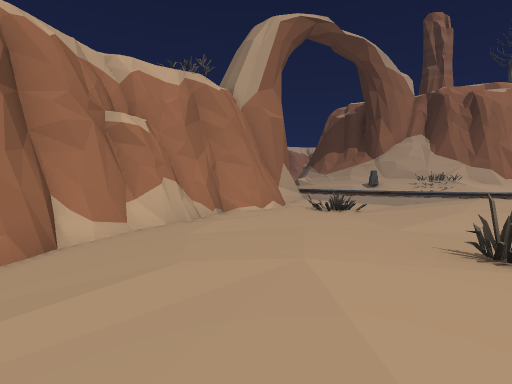
[1] (above)

24 first-person views from a walk through a 3-D level made in the Unity game engine. The camera is 1.4 m above the floor, tilts 2° down and sees 80° across. Doors are open. The floor is counted in squares, 2 m on a side. Each view is taken from the middle of a square. On the plan, view 1 faces up. The plan holds only what a view shows up to about 10 squares ahead; the rest is blank. The place goes on beyond the plan. Some surface patterns are stand-ins.

[2]
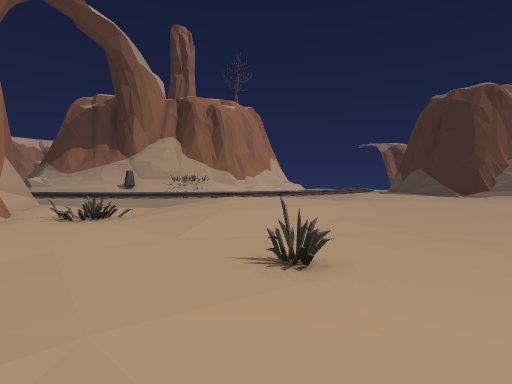

[3]
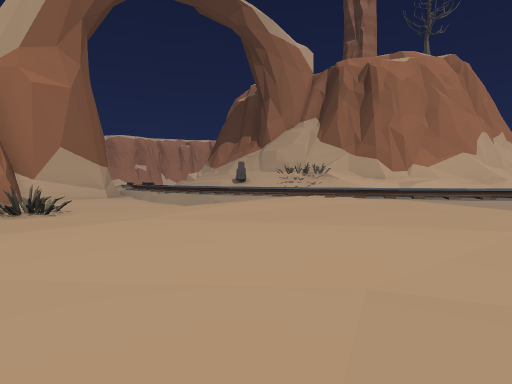

[4]
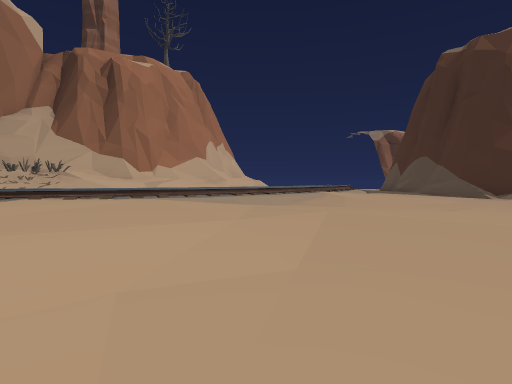

[5]
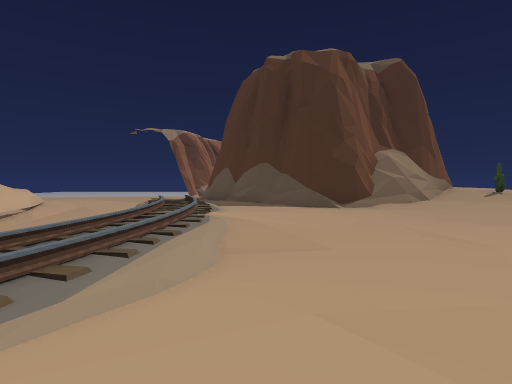

[6]
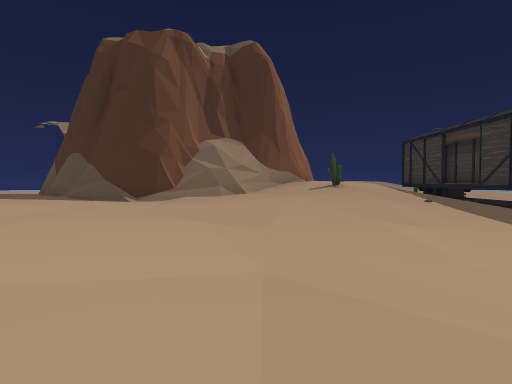

[7]
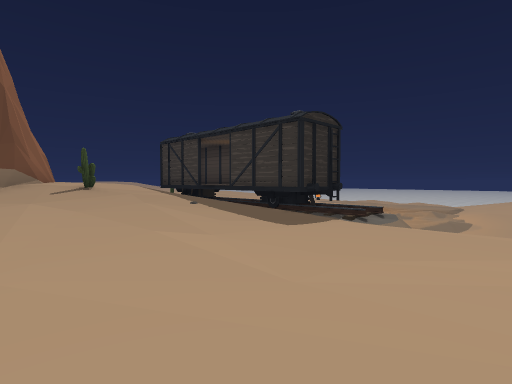

[8]
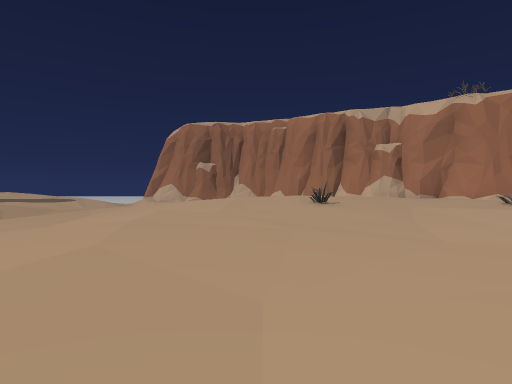

[9]
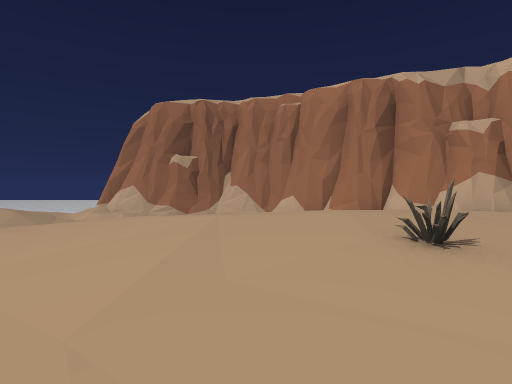

[10]
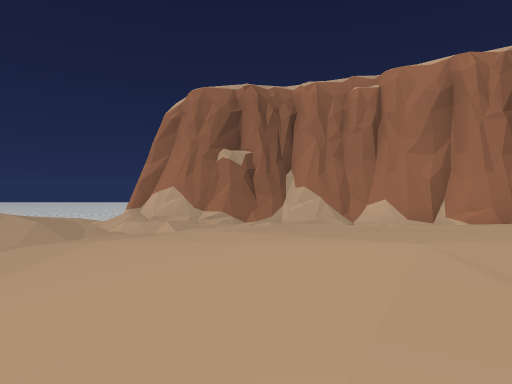

[11]
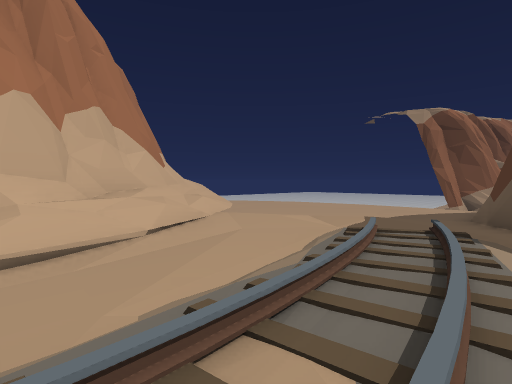

[12]
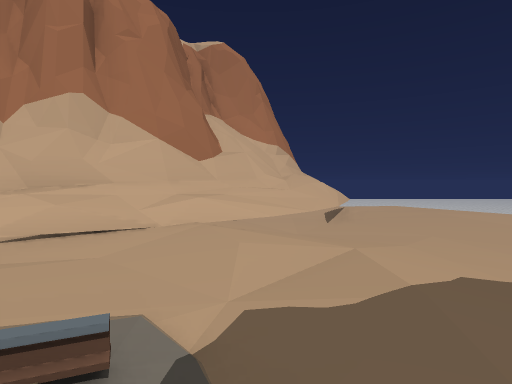

[13]
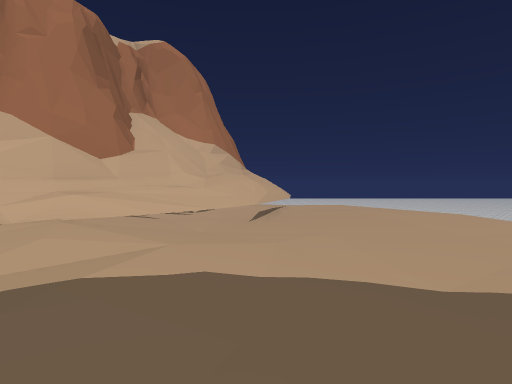

[14]
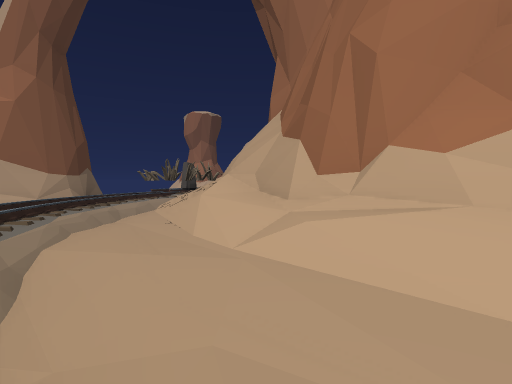

[15]
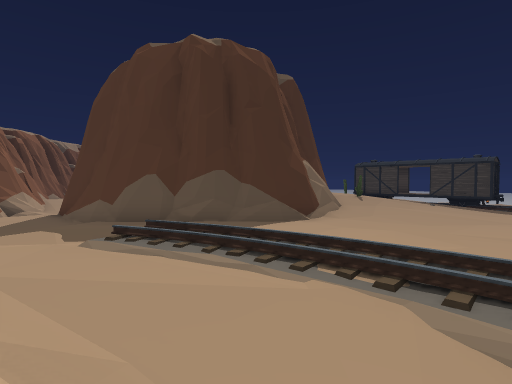

[16]
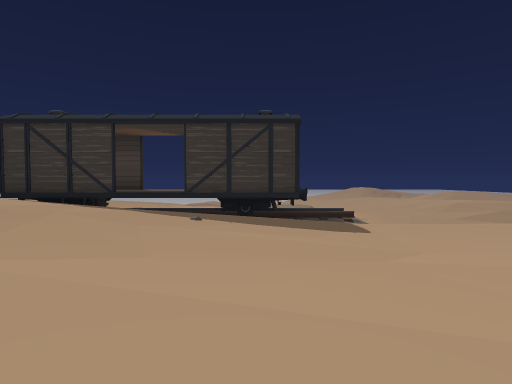

[17]
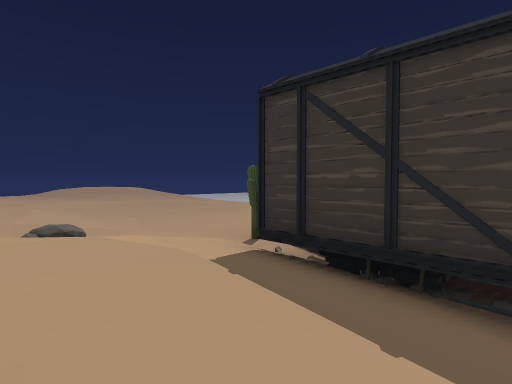

[18]
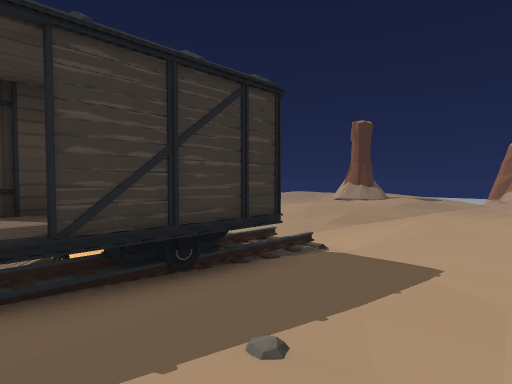

[19]
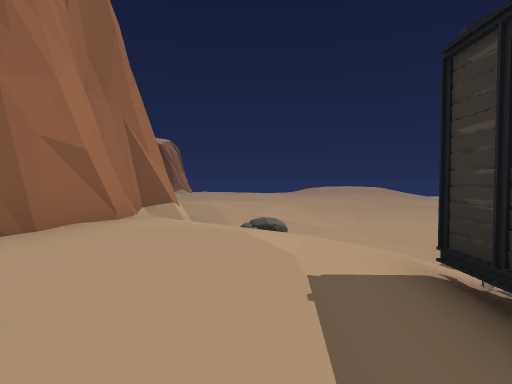

[20]
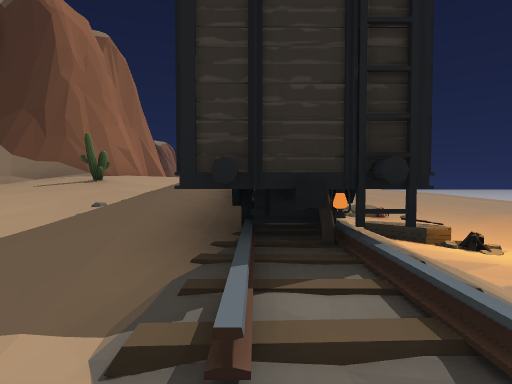

[21]
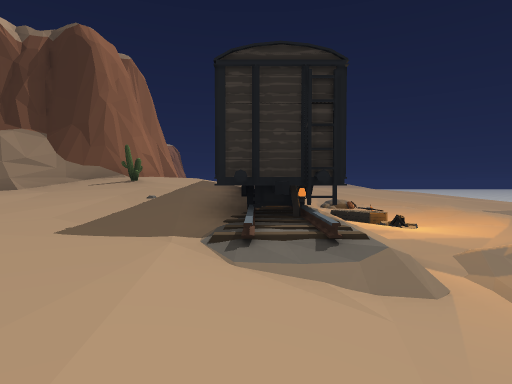

[22]
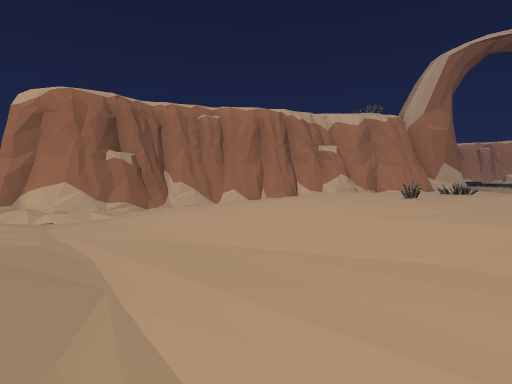

[23]
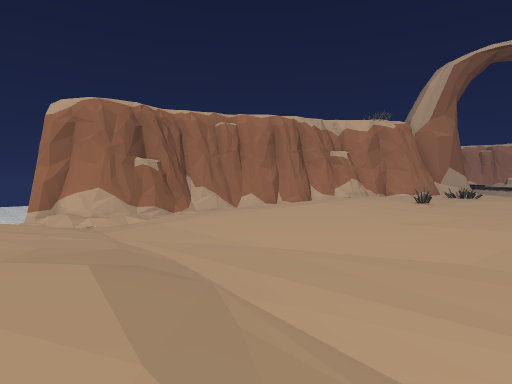

[24]
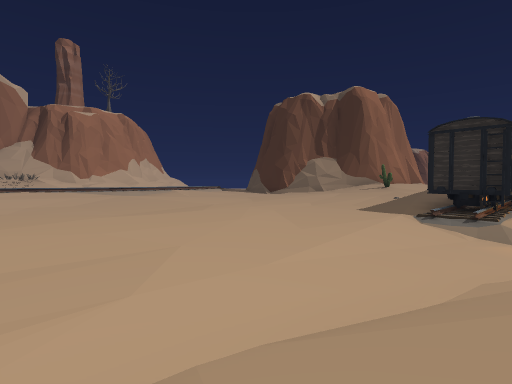

### Floor plan
Key: @ floor where view 1 was taken; # wall or solid block; x gap in a wall; . main floor; : floor 0.25 m higher than the main floor; - floor 0.25 m lower than the main floor; + floor 0.5 m higher than the main floor; _ floor 0.5 m lower than the main floor; * floor 0.75 m higher than the main floor; < floor 0.75 m lower than the main floor; % floor 1 m higher than the main floor; ( floor 1 m lower than the main floor; & floor 1.25 m higher than the main floor; ! floor 1.25 m lower than the main floor; / step, stairs or slope; D open door; = window, fence, low wall or low ledge; ^ raised ledge; C cactus; R rock; O other object.
Columns run from 7 left of view 1 to 24 right of it. Each row starts with its distance up from view 1.
 19                          //.x..
 18                         ----=...
 17                         /--#-.::
 16                         /-#///.:
 15                        +#/=--/.:
 14             RR/       ##////-...
 13         #x ///O#######//////-...
 12         #/////://////=/++////..
 11         #:/#////::::::++++///..:
 10        ##::.//#/////+++/=+///.::
  9        ##:.:/++=//=//**==/+/###
  8       ##:O./++++/////////+###
  7       #::.:::/:++:::/++::/#
  6     /##::.::///::::://:::##
  5     ##:::.....///::::::::#
  4    /#.::::...--./::::..::#
  3    ##//+:O...---./:::..:/#
  2   ## //:+:/...--......:::##
  1   #/ //:::.....-.....:::+/##
  0   # ///@::...../.....:::+//##
 -1   #///////............::////####
 -2   #//////////.........////C&&///
 -3  #///////__--/........:////%///R
 -4 !#////______-////----///DD/////.
 -5 #=///<_//____///////####^^O#/::.
 -6 !(///__/////////////=#O#DD^ /C::
 -7 (//-   -//::://////((//O__x   +:

Positions as (right, up) in squares from view 1, and headings:
1: (0, 0), facing up
2: (0, 1), facing up-right
3: (6, 3), facing up
4: (6, 3), facing up-right
5: (8, 7), facing right
6: (9, 1), facing right
7: (10, 1), facing down-right
8: (10, 1), facing left
9: (5, 1), facing left
10: (3, -1), facing left
11: (13, 8), facing up-right
12: (18, 9), facing up
13: (20, 9), facing up
14: (12, 10), facing up-left
15: (12, 12), facing down-right
16: (15, 2), facing down
17: (18, -2), facing down-right
18: (17, -2), facing down-left
19: (18, -3), facing right
20: (12, -5), facing right
21: (10, -5), facing right
22: (5, -6), facing up-left
23: (5, -7), facing up-left
24: (5, -7), facing up-right
